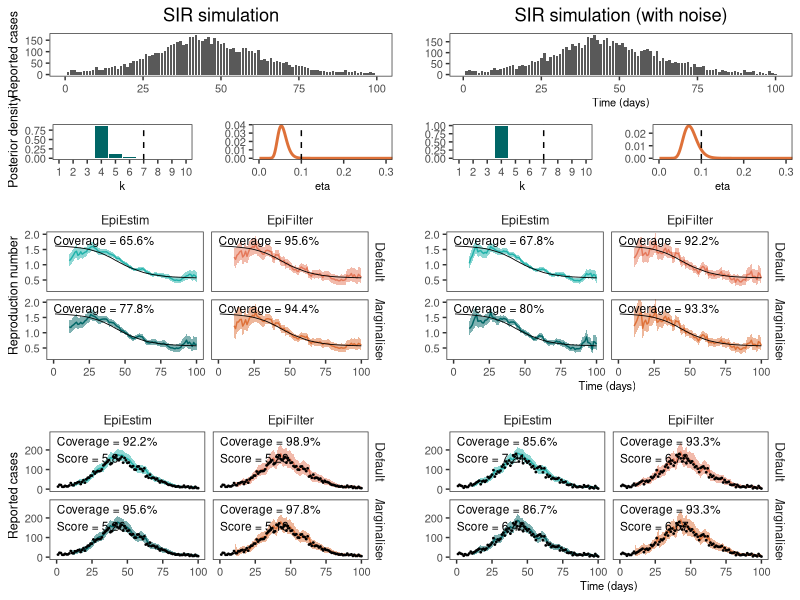

This figure's R source: (Note: this script raises an error after producing the figure.)

rm(list=ls())

library(tidyverse)
library(cowplot)

custom_theme <- theme_bw() +
  theme(
    axis.title.y = element_text(size=9),
    axis.title.x = element_text(size=8),
    axis.text = element_text(size=8),
    strip.background = element_blank(),
    strip.text = element_text(size=9),
    plot.title = element_text(hjust = 0.5),
    panel.grid = element_blank()
  )

# Load the data
df = read.csv("paper/outputs/s5e_sirmodel.csv")
df_eepost = read.csv("paper/outputs/s5e_sirmodel_epiestimposteriors.csv")
df_efpost = read.csv("paper/outputs/s5e_sirmodel_epifilterposteriors.csv")

# Clean the data
df$fit = ifelse(grepl("Conditional", df$fit), "Conditional", df$fit)
df = df %>% mutate(NameForColors=paste0(model, fit))
df$fit[df$fit == "Conditional"] = "Default"

# Append colors
colors <- c(EpiEstimMarginalised="#006666", EpiEstimConditional="#20B2AA",
            EpiFilterMarginalised="#DE7139", EpiFilterConditional="#E5785A")

# Calculate coverage statistics
df_coverage = df %>%
  filter(t>10) %>%
  group_by(simulation, model, fit) %>%
  summarise(Rt_coverage = 100*round(mean((TrueRt <= upper) & (TrueRt >= lower)), digits=3),
            Ct_coverage = 100*round(mean((Cases <= upper_cases) & (Cases >= lower_cases)), digits=3),
            score = signif(mean(crps), 3))


# Plot the raw data
plt_data_raw = ggplot(df %>% filter(simulation=="SIR", model=="EpiEstim", fit=="Marginalised")) +
  geom_col(aes(x=t, y=Cases), width = 0.8) +
  scale_x_continuous(limits = c(0, 100)) +
  custom_theme +
  xlab("") + ylab("Reported cases") +
  ggtitle("SIR simulation")

plt_data_noise = ggplot(df %>% filter(simulation=="SIR (with noise)", model=="EpiEstim", fit=="Marginalised")) +
  geom_col(aes(x=t, y=Cases), width = 0.8) +
  custom_theme +
  xlab("Time (days)") + ylab("") +
  ggtitle("SIR simulation (with noise)")

plt_cases = plot_grid(plt_data_raw, plt_data_noise, nrow=1, align="h")

# Plot posteriors
plt_post_raw = ggplot(df %>% filter(simulation=="SIR")) +
  geom_ribbon(aes(x=t, ymin=lower, ymax=upper, fill=NameForColors), data=.%>%filter(t>10), alpha=0.5) +
  geom_line(aes(x=t, y=mean, color=NameForColors), data=.%>%filter(t>10)) +
  geom_line(aes(x=t, y=TrueRt), color="black", lwd=0.3) +
  geom_text(data = df_coverage %>% filter(simulation == "SIR"),
            aes(x = 0, y = Inf, label = paste0("Coverage = ", Rt_coverage, "%")),
            hjust = 0, vjust = 1.5, size = 3, color = "black") +
  facet_grid(fit~model) +
  coord_cartesian(ylim=c(0.2, 2.0)) +
  ylab("Reproduction number") + xlab("") +
  custom_theme +
  scale_fill_manual(values=colors) +
  scale_color_manual(values=colors) +
  theme(legend.position="none")

plt_post_noise = ggplot(df %>% filter(simulation=="SIR (with noise)")) +
  geom_ribbon(aes(x=t, ymin=lower, ymax=upper, fill=NameForColors), data=.%>%filter(t>10), alpha=0.5) +
  geom_line(aes(x=t, y=mean, color=NameForColors), data=.%>%filter(t>10)) +
  geom_line(aes(x=t, y=TrueRt), color="black", lwd=0.3) +
  geom_text(data = df_coverage %>% filter(simulation == "SIR (with noise)"),
            aes(x = 0, y = Inf, label = paste0("Coverage = ", Rt_coverage, "%")),
            hjust = 0, vjust = 1.5, size = 3, color = "black") +
  facet_grid(fit~model) +
  coord_cartesian(ylim=c(0.2, 2.0)) +
  ylab("") + xlab("Time (days)") +
  scale_fill_manual(values=colors) +
  scale_color_manual(values=colors) +
  custom_theme +
  theme(legend.position="none")


# Plot predictive posteriors
plt_predpost_raw = ggplot(df %>% filter(simulation=="SIR")) +
  geom_ribbon(aes(x=t, ymin=lower_cases, ymax=upper_cases, fill=NameForColors), data=.%>%filter(t>10), alpha=0.5) +
  geom_line(aes(x=t, y=mean_cases, color=NameForColors), data=.%>%filter(t>10)) +
  geom_point(aes(x=t, y=Cases), color="black", size=0.3) +
  geom_text(data = df_coverage %>% filter(simulation == "SIR"),
            aes(x = 0, y = Inf, label = paste0("Coverage = ", Ct_coverage, "%\nScore = ", score)),
            hjust = 0, vjust = 1.2, size = 3, color = "black") +
  facet_grid(fit~model) +
  coord_cartesian(ylim=c(0,280)) +
  ylab("Reported cases") + xlab("") +
  custom_theme +
  scale_fill_manual(values=colors) +
  scale_color_manual(values=colors) +
  theme(legend.position="none")

plt_predpost_noise = ggplot(df %>% filter(simulation=="SIR (with noise)")) +
  geom_ribbon(aes(x=t, ymin=lower_cases, ymax=upper_cases, fill=NameForColors), data=.%>%filter(t>10), alpha=0.5) +
  geom_line(aes(x=t, y=mean_cases, color=NameForColors), data=.%>%filter(t>10)) +
  geom_point(aes(x=t, y=Cases), color="black", size=0.3) +
  geom_text(data = df_coverage %>% filter(simulation == "SIR (with noise)"),
            aes(x = 0, y = Inf, label = paste0("Coverage = ", Ct_coverage, "%\nScore = ", score)),
            hjust = 0, vjust = 1.2, size = 3, color = "black") +
  facet_grid(fit~model) +
  coord_cartesian(ylim=c(0,280)) +
  ylab("") + xlab("Time (days)") +
  scale_fill_manual(values=colors) +
  scale_color_manual(values=colors) +
  custom_theme +
  theme(legend.position="none")


# Plot parameter estimates
xlims = c(0, 0.3)

plt_param_raw_ef = ggplot(df_efpost %>% filter(simulation=="SIR")) +
  geom_line(aes(x=eta, y=p), color="#DE7139", lwd=1) +
  geom_vline(xintercept=0.1, color="black", linetype="dashed") +
  custom_theme +
  coord_cartesian(xlim=xlims) +
  xlab("eta") + ylab("")

plt_param_raw_ee = ggplot(df_eepost %>% filter(simulation=="SIR")) +
  geom_col(aes(x=k, y=p), fill="#006666") +
  custom_theme +
  xlab("k") + ylab("Posterior density") +
  scale_x_continuous(breaks=seq(1,10), labels=seq(1,10), limits=c(1,10)) +
  geom_vline(xintercept=7, color="black", linetype="dashed")

plt_param_raw = plot_grid(plt_param_raw_ee, plt_param_raw_ef, ncol=2)


plt_param_noise_ef = ggplot(df_efpost %>% filter(simulation=="SIR (with noise)")) +
  geom_line(aes(x=eta, y=p), color="#DE7139", lwd=1) +
  geom_vline(xintercept=0.1, color="black", linetype="dashed") +
  custom_theme +
  coord_cartesian(xlim=xlims) +
  xlab("eta") + ylab("")

plt_param_noise_ee = ggplot(df_eepost %>% filter(simulation=="SIR (with noise)")) +
  geom_col(aes(x=k, y=p), fill="#006666") +
  custom_theme +
  xlab("k") + ylab("") +
  scale_x_continuous(breaks=seq(1,10), labels=seq(1,10), limits=c(1,10)) +
  geom_vline(xintercept=7, color="black", linetype="dashed")

plt_param_noise = plot_grid(plt_param_noise_ee, plt_param_noise_ef, ncol=2)

 
# Combine it all
plt = plot_grid(plt_data_raw, plt_data_noise,
                plt_param_raw, plt_param_noise,
                plt_post_raw, plt_post_noise,
                plt_predpost_raw, plt_predpost_noise,
                ncol=2, rel_heights = c(0.35,0.25,0.6,0.6)) 
plt
ggsave(paste0("paper/figures/s5e_sir.png"), plt, dpi=300, width=20, height=21, units="cm")

